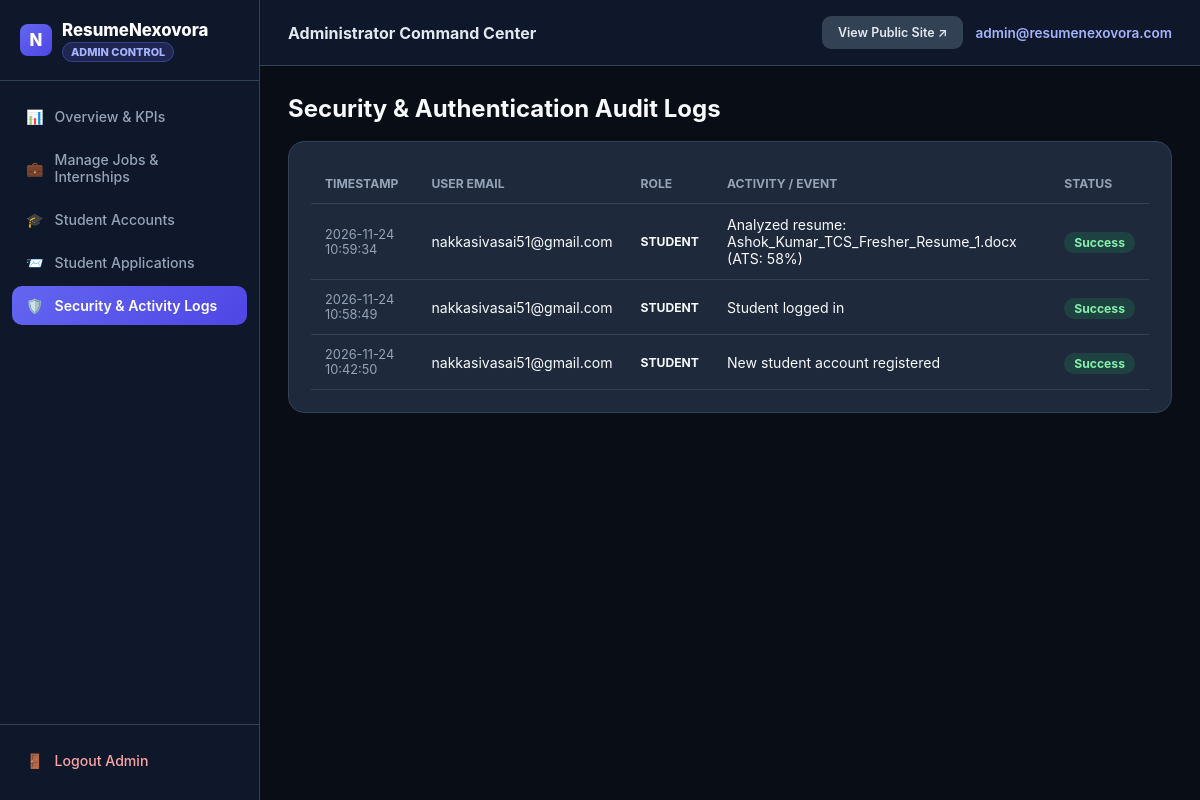
The page /admin/logs (signed in) on the database its author committed.
### tables this page shows
CREATE TABLE activity_logs (
        id INTEGER PRIMARY KEY AUTOINCREMENT,
        user_email TEXT NOT NULL,
        role TEXT NOT NULL,
        action TEXT NOT NULL,
        status TEXT DEFAULT 'Success',
        timestamp TIMESTAMP DEFAULT CURRENT_TIMESTAMP
    );

### app.py (the view)
@app.route("/admin/logs")
@admin_required
def admin_logs():
    conn = get_db()
    logs = conn.execute("SELECT * FROM activity_logs ORDER BY id DESC LIMIT 100").fetchall()
    conn.close()
    return render_template("admin/security_logs.html", active_page="admin_logs", logs=logs)

### utils/db_setup.py (called while the page is built)
def get_db():
    conn = sqlite3.connect(Config.DATABASE_PATH)
    conn.row_factory = sqlite3.Row
    return conn

### templates/admin/security_logs.html (shortened to what this page needs)
{% extends "admin/layout.html" %}
{% block content %}
<h2 style="margin-bottom: 18px;">Security & Authentication Audit Logs</h2>
<div class="card">
    <table class="data-table">
        <thead>
            <tr>
                <th>Timestamp</th>
                <th>User Email</th>
                <th>Role</th>
                <th>Activity / Event</th>
                <th>Status</th>
            </tr>
        </thead>
        <tbody>
            {% for log in logs %}
              <tr>
                  <td style="font-size: 0.8rem; color: #94a3b8;">{{ log['timestamp'] }}</td>
                  <td>{{ log['user_email'] }}</td>
                  <td style="text-transform: uppercase; font-size: 0.76rem; font-weight: 700;">{{ log['role'] }}</td>
                  <td>{{ log['action'] }}</td>
                  <td>
                      <span class="{% if log['status'] == 'Success' %}badge-ok{% else %}badge-fail{% endif %}">{{ log['status'] }}</span>
                  </td>
              </tr>
            {% endfor %}
        </tbody>
    </table>
</div>
{% endblock %}

### static/css/admin.css (style rules this page uses)
:root { --bg-dark: #090d16; --sidebar-bg: #0f172a; --card-bg: #1e293b; --border: #334155; --accent: #6366f1; --accent-hover: #4f46e5; --text-main: #f8fafc; --text-muted: #94a3b8; }
* { box-sizing: border-box; margin: 0; padding: 0; }
body { font-family: 'Plus Jakarta Sans', 'Inter', -apple-system, BlinkMacSystemFont, 'Segoe UI', Roboto, sans-serif; background: var(--bg-dark); color: var(--text-main); display: flex; min-height: 100vh; }
.card { background: var(--card-bg); border: 1px solid var(--border); border-radius: 16px; padding: 22px; margin-bottom: 22px; }
table.data-table { width: 100%; border-collapse: collapse; font-size: 0.88rem; }
table.data-table th, table.data-table td { padding: 12px 14px; text-align: left; border-bottom: 1px solid var(--border); }
table.data-table th { color: var(--text-muted); font-size: 0.76rem; text-transform: uppercase; }
.badge-ok { background: rgba(34, 197, 94, 0.16); color: #86efac; padding: 3px 10px; border-radius: 999px; font-size: 0.76rem; font-weight: 700; }

### rows shown on the page
activity_logs: timestamp "2026-11-24 10:59:34", user_email "nakkasivasai51@gmail.com", role "STUDENT", action "Analyzed resume: Ashok_Kumar_TCS_Fresher_Resume_1.docx (ATS: 58%)", status "Success"
activity_logs: timestamp "2026-11-24 10:58:49", user_email "nakkasivasai51@gmail.com", role "STUDENT", action "Student logged in", status "Success"
activity_logs: timestamp "2026-11-24 10:42:50", user_email "nakkasivasai51@gmail.com", role "STUDENT", action "New student account registered", status "Success"

### other values the page prints
{{ session.get('user_email') }} "admin@resumenexovora.com"
